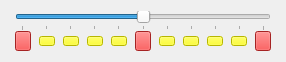
<?xml version="1.0" encoding="UTF-8"?>
<ui version="4.0">
 <class>IBK_form</class>
 <widget class="QWidget" name="IBK_form">
  <property name="geometry">
   <rect>
    <x>0</x>
    <y>0</y>
    <width>282</width>
    <height>60</height>
   </rect>
  </property>
  <property name="windowTitle">
   <string>In-Between Key</string>
  </property>
  <layout class="QGridLayout" name="gridLayout">
   <item row="0" column="0">
    <layout class="QGridLayout" name="IBK_base_layout">
     <property name="leftMargin">
      <number>4</number>
     </property>
     <property name="topMargin">
      <number>0</number>
     </property>
     <property name="rightMargin">
      <number>4</number>
     </property>
     <property name="bottomMargin">
      <number>0</number>
     </property>
     <property name="horizontalSpacing">
      <number>8</number>
     </property>
     <property name="verticalSpacing">
      <number>0</number>
     </property>
     <item row="1" column="8">
      <widget class="QPushButton" name="ibk_080_pButton">
       <property name="sizePolicy">
        <sizepolicy hsizetype="Minimum" vsizetype="Preferred">
         <horstretch>0</horstretch>
         <verstretch>0</verstretch>
        </sizepolicy>
       </property>
       <property name="minimumSize">
        <size>
         <width>16</width>
         <height>0</height>
        </size>
       </property>
       <property name="maximumSize">
        <size>
         <width>16777215</width>
         <height>10</height>
        </size>
       </property>
       <property name="toolTip">
        <string>&lt;html&gt;&lt;head/&gt;&lt;body&gt;&lt;p&gt;80% &lt;/p&gt;&lt;p&gt;from previous and next key.&lt;/p&gt;&lt;/body&gt;&lt;/html&gt;</string>
       </property>
       <property name="styleSheet">
        <string notr="true">background-color: rgb(255, 255, 0);</string>
       </property>
       <property name="text">
        <string/>
       </property>
      </widget>
     </item>
     <item row="1" column="7">
      <widget class="QPushButton" name="ibk_070_pButton">
       <property name="sizePolicy">
        <sizepolicy hsizetype="Minimum" vsizetype="Preferred">
         <horstretch>0</horstretch>
         <verstretch>0</verstretch>
        </sizepolicy>
       </property>
       <property name="minimumSize">
        <size>
         <width>16</width>
         <height>0</height>
        </size>
       </property>
       <property name="maximumSize">
        <size>
         <width>16777215</width>
         <height>10</height>
        </size>
       </property>
       <property name="toolTip">
        <string>&lt;html&gt;&lt;head/&gt;&lt;body&gt;&lt;p&gt;70% &lt;/p&gt;&lt;p&gt;from previous and next key.&lt;/p&gt;&lt;/body&gt;&lt;/html&gt;</string>
       </property>
       <property name="styleSheet">
        <string notr="true">background-color: rgb(255, 255, 0);</string>
       </property>
       <property name="text">
        <string/>
       </property>
      </widget>
     </item>
     <item row="1" column="9">
      <widget class="QPushButton" name="ibk_090_pButton">
       <property name="sizePolicy">
        <sizepolicy hsizetype="Minimum" vsizetype="Preferred">
         <horstretch>0</horstretch>
         <verstretch>0</verstretch>
        </sizepolicy>
       </property>
       <property name="minimumSize">
        <size>
         <width>16</width>
         <height>0</height>
        </size>
       </property>
       <property name="maximumSize">
        <size>
         <width>16777215</width>
         <height>10</height>
        </size>
       </property>
       <property name="toolTip">
        <string>&lt;html&gt;&lt;head/&gt;&lt;body&gt;&lt;p&gt;90% &lt;/p&gt;&lt;p&gt;from previous and next key.&lt;/p&gt;&lt;/body&gt;&lt;/html&gt;</string>
       </property>
       <property name="styleSheet">
        <string notr="true">background-color: rgb(255, 255, 0);</string>
       </property>
       <property name="text">
        <string/>
       </property>
      </widget>
     </item>
     <item row="1" column="0">
      <widget class="QPushButton" name="ibk_000_pButton">
       <property name="sizePolicy">
        <sizepolicy hsizetype="Minimum" vsizetype="Preferred">
         <horstretch>0</horstretch>
         <verstretch>0</verstretch>
        </sizepolicy>
       </property>
       <property name="minimumSize">
        <size>
         <width>16</width>
         <height>0</height>
        </size>
       </property>
       <property name="maximumSize">
        <size>
         <width>16777215</width>
         <height>20</height>
        </size>
       </property>
       <property name="toolTip">
        <string>&lt;html&gt;&lt;head/&gt;&lt;body&gt;&lt;p&gt;0% &lt;/p&gt;&lt;p&gt;from previous and next key.&lt;/p&gt;&lt;/body&gt;&lt;/html&gt;</string>
       </property>
       <property name="styleSheet">
        <string notr="true">background-color: #e73131;</string>
       </property>
       <property name="text">
        <string/>
       </property>
      </widget>
     </item>
     <item row="1" column="4">
      <widget class="QPushButton" name="ibk_040_pButton">
       <property name="sizePolicy">
        <sizepolicy hsizetype="Minimum" vsizetype="Preferred">
         <horstretch>0</horstretch>
         <verstretch>0</verstretch>
        </sizepolicy>
       </property>
       <property name="minimumSize">
        <size>
         <width>16</width>
         <height>0</height>
        </size>
       </property>
       <property name="maximumSize">
        <size>
         <width>16777215</width>
         <height>10</height>
        </size>
       </property>
       <property name="toolTip">
        <string>&lt;html&gt;&lt;head/&gt;&lt;body&gt;&lt;p&gt;40% &lt;/p&gt;&lt;p&gt;from previous and next key.&lt;/p&gt;&lt;/body&gt;&lt;/html&gt;</string>
       </property>
       <property name="styleSheet">
        <string notr="true">background-color: rgb(255, 255, 0);</string>
       </property>
       <property name="text">
        <string/>
       </property>
      </widget>
     </item>
     <item row="1" column="5">
      <widget class="QPushButton" name="ibk_050_pButton">
       <property name="sizePolicy">
        <sizepolicy hsizetype="Minimum" vsizetype="Preferred">
         <horstretch>0</horstretch>
         <verstretch>0</verstretch>
        </sizepolicy>
       </property>
       <property name="minimumSize">
        <size>
         <width>16</width>
         <height>0</height>
        </size>
       </property>
       <property name="maximumSize">
        <size>
         <width>16777215</width>
         <height>20</height>
        </size>
       </property>
       <property name="toolTip">
        <string>&lt;html&gt;&lt;head/&gt;&lt;body&gt;&lt;p&gt;50% &lt;/p&gt;&lt;p&gt;from previous and next key.&lt;/p&gt;&lt;/body&gt;&lt;/html&gt;</string>
       </property>
       <property name="styleSheet">
        <string notr="true">background-color: #e73131;</string>
       </property>
       <property name="text">
        <string/>
       </property>
      </widget>
     </item>
     <item row="1" column="3">
      <widget class="QPushButton" name="ibk_030_pButton">
       <property name="sizePolicy">
        <sizepolicy hsizetype="Minimum" vsizetype="Preferred">
         <horstretch>0</horstretch>
         <verstretch>0</verstretch>
        </sizepolicy>
       </property>
       <property name="minimumSize">
        <size>
         <width>16</width>
         <height>0</height>
        </size>
       </property>
       <property name="maximumSize">
        <size>
         <width>16777215</width>
         <height>10</height>
        </size>
       </property>
       <property name="toolTip">
        <string>&lt;html&gt;&lt;head/&gt;&lt;body&gt;&lt;p&gt;30% &lt;/p&gt;&lt;p&gt;from previous and next key.&lt;/p&gt;&lt;/body&gt;&lt;/html&gt;</string>
       </property>
       <property name="styleSheet">
        <string notr="true">background-color: rgb(255, 255, 0);</string>
       </property>
       <property name="text">
        <string/>
       </property>
      </widget>
     </item>
     <item row="1" column="6">
      <widget class="QPushButton" name="ibk_060_pButton">
       <property name="sizePolicy">
        <sizepolicy hsizetype="Minimum" vsizetype="Preferred">
         <horstretch>0</horstretch>
         <verstretch>0</verstretch>
        </sizepolicy>
       </property>
       <property name="minimumSize">
        <size>
         <width>16</width>
         <height>0</height>
        </size>
       </property>
       <property name="maximumSize">
        <size>
         <width>16777215</width>
         <height>10</height>
        </size>
       </property>
       <property name="toolTip">
        <string>&lt;html&gt;&lt;head/&gt;&lt;body&gt;&lt;p&gt;60% &lt;/p&gt;&lt;p&gt;from previous and next key.&lt;/p&gt;&lt;/body&gt;&lt;/html&gt;</string>
       </property>
       <property name="styleSheet">
        <string notr="true">background-color: rgb(255, 255, 0);</string>
       </property>
       <property name="text">
        <string/>
       </property>
      </widget>
     </item>
     <item row="1" column="2">
      <widget class="QPushButton" name="ibk_020_pButton">
       <property name="sizePolicy">
        <sizepolicy hsizetype="Minimum" vsizetype="Preferred">
         <horstretch>0</horstretch>
         <verstretch>0</verstretch>
        </sizepolicy>
       </property>
       <property name="minimumSize">
        <size>
         <width>16</width>
         <height>0</height>
        </size>
       </property>
       <property name="maximumSize">
        <size>
         <width>16777215</width>
         <height>10</height>
        </size>
       </property>
       <property name="toolTip">
        <string>&lt;html&gt;&lt;head/&gt;&lt;body&gt;&lt;p&gt;20% &lt;/p&gt;&lt;p&gt;from previous and next key.&lt;/p&gt;&lt;/body&gt;&lt;/html&gt;</string>
       </property>
       <property name="styleSheet">
        <string notr="true">background-color: rgb(255, 255, 0);</string>
       </property>
       <property name="text">
        <string/>
       </property>
      </widget>
     </item>
     <item row="1" column="10">
      <widget class="QPushButton" name="ibk_100_pButton">
       <property name="sizePolicy">
        <sizepolicy hsizetype="Minimum" vsizetype="Preferred">
         <horstretch>0</horstretch>
         <verstretch>0</verstretch>
        </sizepolicy>
       </property>
       <property name="minimumSize">
        <size>
         <width>16</width>
         <height>0</height>
        </size>
       </property>
       <property name="maximumSize">
        <size>
         <width>16777215</width>
         <height>20</height>
        </size>
       </property>
       <property name="toolTip">
        <string>&lt;html&gt;&lt;head/&gt;&lt;body&gt;&lt;p&gt;100% &lt;/p&gt;&lt;p&gt;from previous and next key.&lt;/p&gt;&lt;/body&gt;&lt;/html&gt;</string>
       </property>
       <property name="styleSheet">
        <string notr="true">background-color: #e73131;</string>
       </property>
       <property name="text">
        <string/>
       </property>
      </widget>
     </item>
     <item row="1" column="1">
      <widget class="QPushButton" name="ibk_010_pButton">
       <property name="sizePolicy">
        <sizepolicy hsizetype="Minimum" vsizetype="Preferred">
         <horstretch>0</horstretch>
         <verstretch>0</verstretch>
        </sizepolicy>
       </property>
       <property name="minimumSize">
        <size>
         <width>16</width>
         <height>0</height>
        </size>
       </property>
       <property name="maximumSize">
        <size>
         <width>16777215</width>
         <height>10</height>
        </size>
       </property>
       <property name="toolTip">
        <string>&lt;html&gt;&lt;head/&gt;&lt;body&gt;&lt;p&gt;10% &lt;/p&gt;&lt;p&gt;from previous and next key.&lt;/p&gt;&lt;/body&gt;&lt;/html&gt;</string>
       </property>
       <property name="styleSheet">
        <string notr="true">background-color: rgb(255, 255, 0);</string>
       </property>
       <property name="text">
        <string/>
       </property>
      </widget>
     </item>
     <item row="0" column="0" colspan="11">
      <widget class="QSlider" name="ibk_horizontalSlider">
       <property name="minimumSize">
        <size>
         <width>200</width>
         <height>0</height>
        </size>
       </property>
       <property name="maximumSize">
        <size>
         <width>16777215</width>
         <height>20</height>
        </size>
       </property>
       <property name="autoFillBackground">
        <bool>true</bool>
       </property>
       <property name="styleSheet">
        <string notr="true"/>
       </property>
       <property name="maximum">
        <number>100</number>
       </property>
       <property name="pageStep">
        <number>10</number>
       </property>
       <property name="value">
        <number>50</number>
       </property>
       <property name="orientation">
        <enum>Qt::Horizontal</enum>
       </property>
       <property name="tickPosition">
        <enum>QSlider::TicksBelow</enum>
       </property>
       <property name="tickInterval">
        <number>10</number>
       </property>
      </widget>
     </item>
    </layout>
   </item>
  </layout>
 </widget>
 <resources/>
 <connections/>
</ui>
